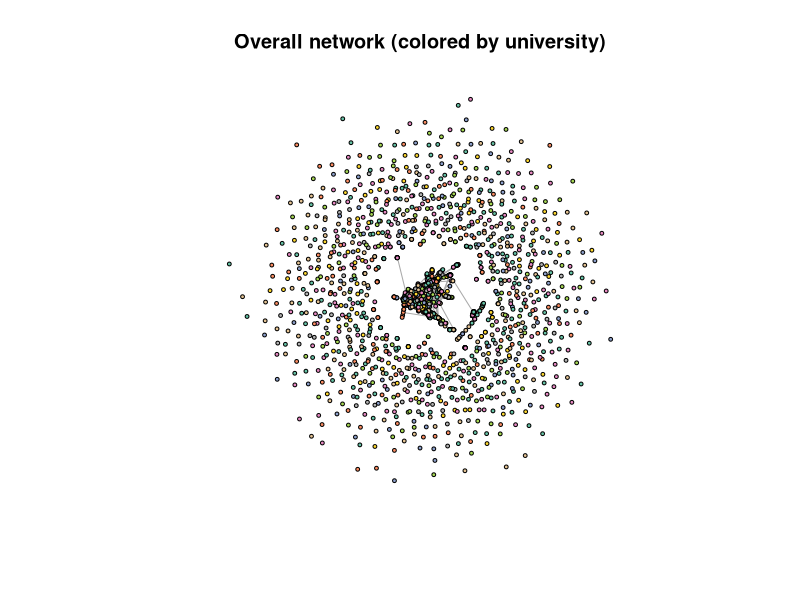
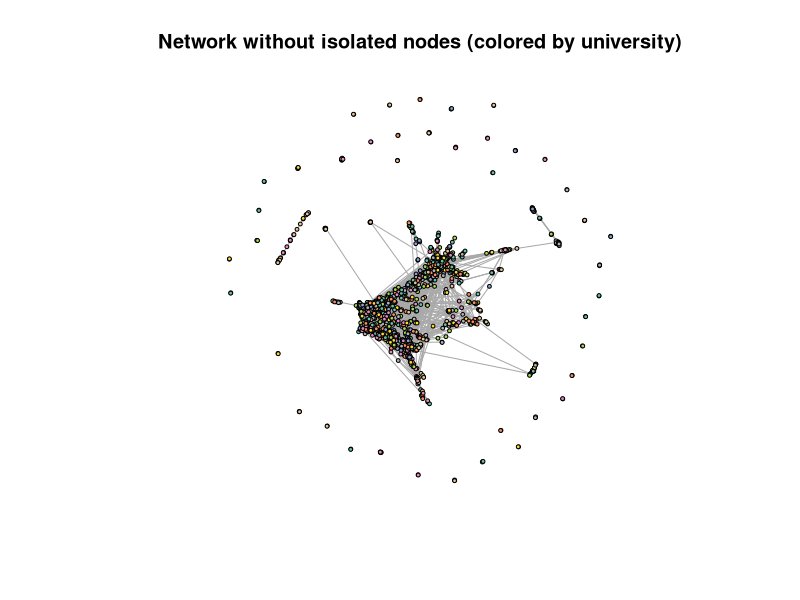

Generate these figures, in order, with R:
## ---- chunk 1
knitr::opts_chunk$set(echo = TRUE)
## ---- chunk 2
library(readr)
library(igraph)
library(RColorBrewer)
set.seed(48528608)
## ---- chunk 3
# Basic Analysis (Jinxi Hu)
# this file is for do some most basic analysis to the data we collected.
nodes <- read.csv("data/nodes.csv")
# only keep the node with title
nodes_clean <- subset(nodes, !(is.na(title) | trimws(title) == ""))

# head of data
head(nodes_clean)
# row and colum number
dim(nodes_clean)
# colum names
names(nodes_clean)
# type of colums
str(nodes_clean)
# summary
summary(nodes_clean)

# read edge
edges = read.csv("data/edges.csv")
# only keep valid edges
edges_clean <- subset(edges, source %in% nodes_clean$local_id & target %in% nodes_clean$local_id)
# number of cititations
dim(edges_clean)

# form graph
graph <- graph_from_data_frame(edges_clean, nodes_clean, directed = FALSE)
# remove the parallel edges and self loops
graph <- simplify(graph, remove.multiple = TRUE, remove.loops = TRUE)
# nodes in graph
vcount(graph)
# edges in graph
ecount(graph)
## ---- chunk 4
# plot graph (color by university)
institutions <- unique(V(graph)$institution)
palette <- brewer.pal(min(length(institutions), 8), "Set2")
color_map <- setNames(rep(palette, length.out = length(institutions)), institutions)
V(graph)$color <- color_map[V(graph)$institution]

plot(graph, vertex.size=2, edge.size=0.1, vertex.color=V(graph)$color,
     main="Overall network (colored by university)", vertex.label=NA)
## ---- chunk 5
# Initial Network Statistics (Samarth Grover)
cat("=== NETWORK STATISTICS ===\n")
cat("Total nodes:", vcount(graph), "\n")
cat("Total edges (citations):", ecount(graph), "\n")
cat("Network density:", edge_density(graph), "\n")
cat("Average degree:", mean(degree(graph, mode="all")), "\n")
cat("Average in-degree (citations received):", mean(degree(graph, mode="in")), "\n")
cat("Average out-degree (citations made):", mean(degree(graph, mode="out")), "\n\n")
## ---- chunk 6
# Analyze isolated components
cat("=== COMPONENT ANALYSIS ===\n")
components <- components(graph, mode="weak")
cat("Number of weakly connected components:", components$no, "\n")
cat("Size of largest component:", max(components$csize), "\n")
cat("Proportion of nodes in largest component:", 
    round(max(components$csize) / vcount(graph) * 100, 2), "%\n\n")

# Count isolated nodes
isolated_count <- sum(degree(graph, mode="all") == 0)
cat("Number of isolated nodes (no citations in or out):", isolated_count, "\n")
cat("Proportion of isolated nodes:", 
    round(isolated_count / vcount(graph) * 100, 2), "%\n")
## ---- chunk 7
# Remove isolated nodes for cleaner visualization
non_isolated <- V(graph)[degree(graph, mode="all") > 0]
graph_connected <- induced_subgraph(graph, non_isolated)

# plot graph without isolated nodes (color by university)
institutions_connected <- unique(V(graph_connected)$institution)
palette_connected <- brewer.pal(min(length(institutions_connected), 8), "Set2")
color_map_connected <- setNames(rep(palette_connected, length.out = length(institutions_connected)), 
                                institutions_connected)
V(graph_connected)$color <- color_map_connected[V(graph_connected)$institution]

plot(graph_connected, vertex.size=2, edge.size=0.1, vertex.color=V(graph_connected)$color,
     main="Network without isolated nodes (colored by university)", vertex.label=NA)
